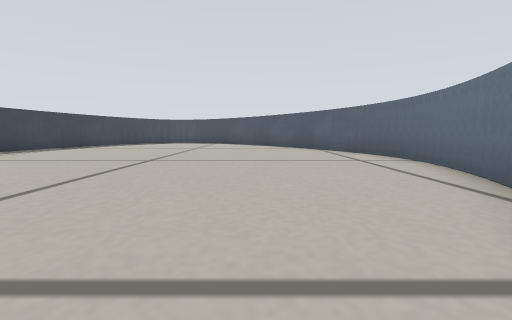
View 1 (above)

13 first-person views from a walk through a world built for the Gazebo simulator. The camera is 0.13 m above the floor, tilts 6° down and sees 90° across. The floor is counted in squares, 0.2 m on a side. Each view is taken from the middle of a square. On the plan, view 1 faces up. The plan holds only what a view shows up to about 9 squares ahead; the rest is blank. The place goes on beyond the plan.

View 2
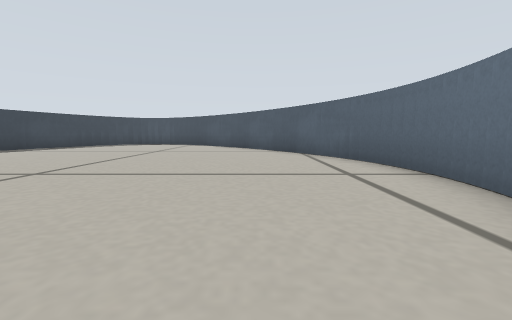

View 3
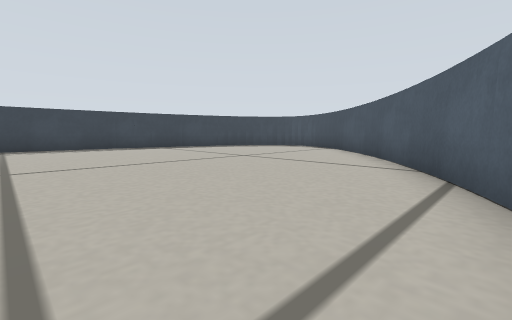

View 4
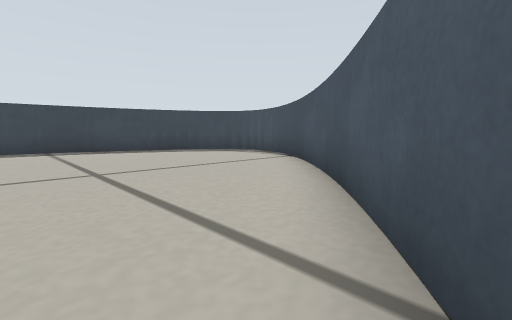

View 5
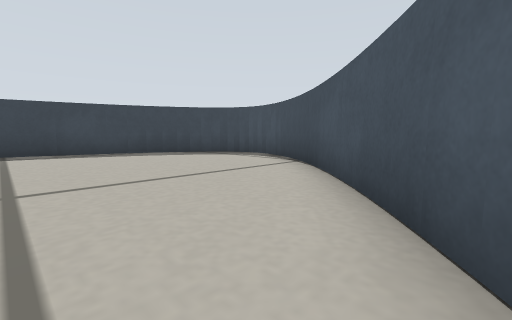

View 6
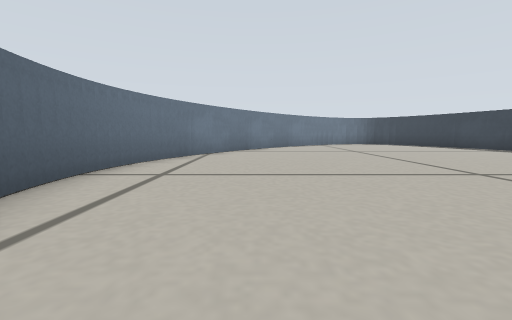

View 7
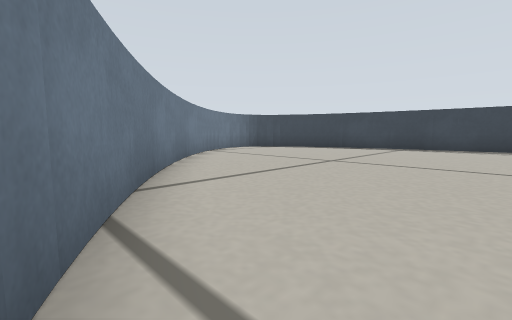

View 8
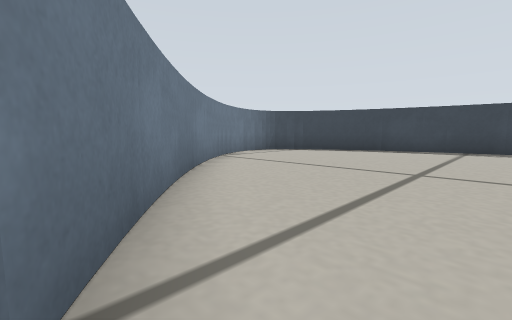

View 9
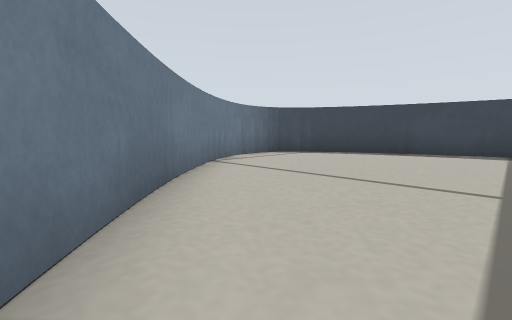

View 10
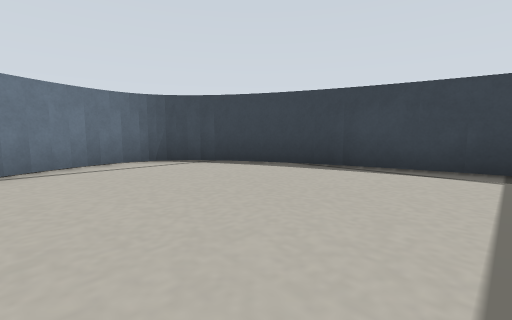

View 11
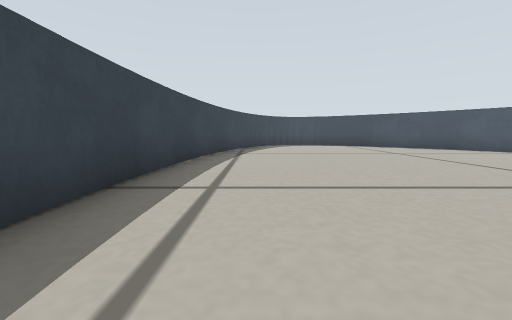

View 12
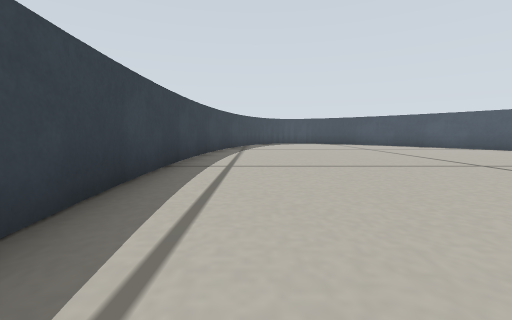

View 13
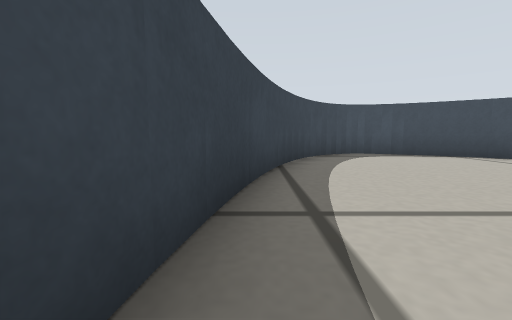

### Floor plan
Points are (right, up) in squares from view 1. A wall is a line through its corners. A room is listed if a view was taken in it or the views show most of it. See-through windows are left out.
Room 1 (views 1, 2, 3, 4, 5, 6, 7, 8, 9, 10, 11, 12, 13)
walls: (-8.7, 7.2) (-8.7, 5.5); (-8.9, 5.7) (-8.3, 0.4); (3.7, 5.6) (3.8, 6.2); (3.7, 6.7) (3.4, 8.1); (3.3, 3.6) (3.6, 4.8); (3.6, 4.6) (3.8, 5.6); (3.5, 7.9) (3.3, 8.4); (2.7, 2.3) (3.4, 3.7); (3.4, 8.3) (2.7, 9.8); (3.8, 6.1) (3.7, 6.9); (2.8, 9.7) (0.7, 13); (-8.2, 0.5) (-7.8, -1.4); (0.9, -0.5) (2.8, 2.3); (-8.3, 11.5) (-8.9, 7); (0.7, 12.8) (-0.7, 14.4); (-0.6, 14.2) (-1.4, 15); (-7.8, -1.2) (-7.4, -2.4) (-7, -3.3); (-0.6, -2.4) (1, -0.4); (-7.8, 13.5) (-8.3, 11.4); (-1.3, 15) (-3, 16.4); (-1.6, -3.3) (-0.6, -2.2); (-7, -3.2) (-6.5, -3.9); (-7, 15.3) (-7.4, 14.4) (-7.8, 13.2); (-3, 16.3) (-3.6, 16.6); (-6.5, 15.9) (-7, 15.2); (-6.6, -3.9) (-6.1, -4.4); (-3.5, 16.6) (-4.2, 16.9); (-6.1, 16.4) (-6.6, 15.9); (-4.2, -4.8) (-3.6, -4.6) (-2.7, -4.1) (-1.6, -3.2)

Positions as (right, up) in squares from view 1, and headings:
1: (0, 0), facing up
2: (1, 2), facing up
3: (3, 6), facing up-left
4: (2, 10), facing up-left
5: (1, 11), facing up-left
6: (1, 10), facing down
7: (3, 4), facing down-left
8: (2, 2), facing down-left
9: (1, 1), facing down-left
10: (-3, 1), facing down-left
11: (-7, 3), facing up
12: (-7, 1), facing up
13: (-8, 9), facing up
